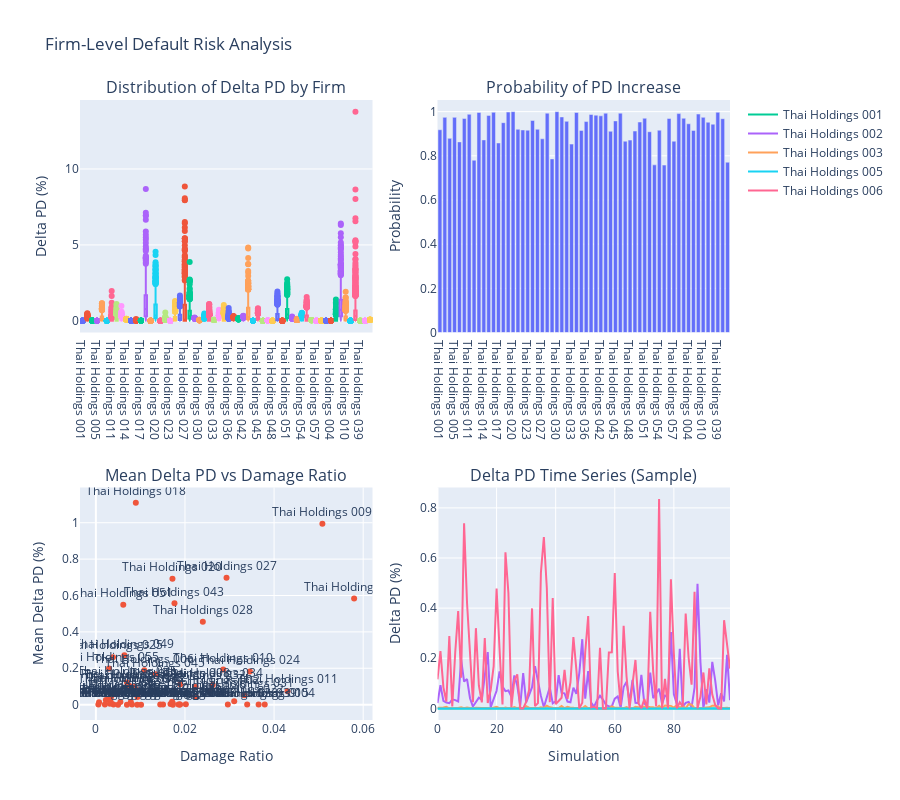

Notebook code for this chart:
### Code cell
# Analyze results
summary_df = analyze_firm_default_risk(firm_pds, firm_names, summary)

### Figure 1 — Plotly figure (JSON) as saved in the notebook; plotly's stock layout.template omitted (floating-point values rounded to 4 significant figures; data arrays with more than 128 entries replaced by an {"elided": "..."} marker saying what was removed)
{"data": [{"name": "Thai Holdings 001", "showlegend": false, "type": "box", "xaxis": "x", "y": {"elided": "1000 float values"}, "yaxis": "y"}, {"name": "Thai Holdings 002", "showlegend": false, "type": "box", "xaxis": "x", "y": {"elided": "1000 float values"}, "yaxis": "y"}, {"name": "Thai Holdings 003", "showlegend": false, "type": "box", "xaxis": "x", "y": {"elided": "1000 float values"}, "yaxis": "y"}, {"name": "Thai Holdings 005", "showlegend": false, "type": "box", "xaxis": "x", "y": {"elided": "1000 float values"}, "yaxis": "y"}, {"name": "Thai Holdings 006", "showlegend": false, "type": "box", "xaxis": "x", "y": {"elided": "1000 float values"}, "yaxis": "y"}, {"name": "Thai Holdings 007", "showlegend": false, "type": "box", "xaxis": "x", "y": {"elided": "1000 float values"}, "yaxis": "y"}, {"name": "Thai Holdings 011", "showlegend": false, "type": "box", "xaxis": "x", "y": {"elided": "1000 float values"}, "yaxis": "y"}, {"name": "Thai Holdings 012", "showlegend": false, "type": "box", "xaxis": "x", "y": {"elided": "1000 float values"}, "yaxis": "y"}, {"name": "Thai Holdings 013", "showlegend": false, "type": "box", "xaxis": "x", "y": {"elided": "1000 float values"}, "yaxis": "y"}, {"name": "Thai Holdings 014", "showlegend": false, "type": "box", "xaxis": "x", "y": {"elided": "1000 float values"}, "yaxis": "y"}, {"name": "Thai Holdings 015", "showlegend": false, "type": "box", "xaxis": "x", "y": {"elided": "1000 float values"}, "yaxis": "y"}, {"name": "Thai Holdings 016", "showlegend": false, "type": "box", "xaxis": "x", "y": {"elided": "1000 float values"}, "yaxis": "y"}, {"name": "Thai Holdings 017", "showlegend": false, "type": "box", "xaxis": "x", "y": {"elided": "1000 float values"}, "yaxis": "y"}, {"name": "Thai Holdings 018", "showlegend": false, "type": "box", "xaxis": "x", "y": {"elided": "1000 float values"}, "yaxis": "y"}, {"name": "Thai Holdings 019", "showlegend": false, "type": "box", "xaxis": "x", "y": {"elided": "1000 float values"}, "yaxis": "y"}, {"name": "Thai Holdings 020", "showlegend": false, "type": "box", "xaxis": "x", "y": {"elided": "1000 float values"}, "yaxis": "y"}, {"name": "Thai Holdings 021", "showlegend": false, "type": "box", "xaxis": "x", "y": {"elided": "1000 float values"}, "yaxis": "y"}, {"name": "Thai Holdings 022", "showlegend": false, "type": "box", "xaxis": "x", "y": {"elided": "1000 float values"}, "yaxis": "y"}, {"name": "Thai Holdings 023", "showlegend": false, "type": "box", "xaxis": "x", "y": {"elided": "1000 float values"}, "yaxis": "y"}, {"name": "Thai Holdings 024", "showlegend": false, "type": "box", "xaxis": "x", "y": {"elided": "1000 float values"}, "yaxis": "y"}, {"name": "Thai Holdings 025", "showlegend": false, "type": "box", "xaxis": "x", "y": {"elided": "1000 float values"}, "yaxis": "y"}, {"name": "Thai Holdings 027", "showlegend": false, "type": "box", "xaxis": "x", "y": {"elided": "1000 float values"}, "yaxis": "y"}, {"name": "Thai Holdings 028", "showlegend": false, "type": "box", "xaxis": "x", "y": {"elided": "1000 float values"}, "yaxis": "y"}, {"name": "Thai Holdings 029", "showlegend": false, "type": "box", "xaxis": "x", "y": {"elided": "1000 float values"}, "yaxis": "y"}, {"name": "Thai Holdings 030", "showlegend": false, "type": "box", "xaxis": "x", "y": {"elided": "1000 float values"}, "yaxis": "y"}, {"name": "Thai Holdings 031", "showlegend": false, "type": "box", "xaxis": "x", "y": {"elided": "1000 float values"}, "yaxis": "y"}, {"name": "Thai Holdings 032", "showlegend": false, "type": "box", "xaxis": "x", "y": {"elided": "1000 float values"}, "yaxis": "y"}, {"name": "Thai Holdings 033", "showlegend": false, "type": "box", "xaxis": "x", "y": {"elided": "1000 float values"}, "yaxis": "y"}, {"name": "Thai Holdings 034", "showlegend": false, "type": "box", "xaxis": "x", "y": {"elided": "1000 float values"}, "yaxis": "y"}, {"name": "Thai Holdings 035", "showlegend": false, "type": "box", "xaxis": "x", "y": {"elided": "1000 float values"}, "yaxis": "y"}, {"name": "Thai Holdings 036", "showlegend": false, "type": "box", "xaxis": "x", "y": {"elided": "1000 float values"}, "yaxis": "y"}, {"name": "Thai Holdings 037", "showlegend": false, "type": "box", "xaxis": "x", "y": {"elided": "1000 float values"}, "yaxis": "y"}, {"name": "Thai Holdings 041", "showlegend": false, "type": "box", "xaxis": "x", "y": {"elided": "1000 float values"}, "yaxis": "y"}, {"name": "Thai Holdings 042", "showlegend": false, "type": "box", "xaxis": "x", "y": {"elided": "1000 float values"}, "yaxis": "y"}, {"name": "Thai Holdings 043", "showlegend": false, "type": "box", "xaxis": "x", "y": {"elided": "1000 float values"}, "yaxis": "y"}, {"name": "Thai Holdings 044", "showlegend": false, "type": "box", "xaxis": "x", "y": {"elided": "1000 float values"}, "yaxis": "y"}, {"name": "Thai Holdings 045", "showlegend": false, "type": "box", "xaxis": "x", "y": {"elided": "1000 float values"}, "yaxis": "y"}, {"name": "Thai Holdings 046", "showlegend": false, "type": "box", "xaxis": "x", "y": {"elided": "1000 float values"}, "yaxis": "y"}, {"name": "Thai Holdings 047", "showlegend": false, "type": "box", "xaxis": "x", "y": {"elided": "1000 float values"}, "yaxis": "y"}, {"name": "Thai Holdings 048", "showlegend": false, "type": "box", "xaxis": "x", "y": {"elided": "1000 float values"}, "yaxis": "y"}, {"name": "Thai Holdings 049", "showlegend": false, "type": "box", "xaxis": "x", "y": {"elided": "1000 float values"}, "yaxis": "y"}, {"name": "Thai Holdings 050", "showlegend": false, "type": "box", "xaxis": "x", "y": {"elided": "1000 float values"}, "yaxis": "y"}, {"name": "Thai Holdings 051", "showlegend": false, "type": "box", "xaxis": "x", "y": {"elided": "1000 float values"}, "yaxis": "y"}, {"name": "Thai Holdings 052", "showlegend": false, "type": "box", "xaxis": "x", "y": {"elided": "1000 float values"}, "yaxis": "y"}, {"name": "Thai Holdings 053", "showlegend": false, "type": "box", "xaxis": "x", "y": {"elided": "1000 float values"}, "yaxis": "y"}, {"name": "Thai Holdings 054", "showlegend": false, "type": "box", "xaxis": "x", "y": {"elided": "1000 float values"}, "yaxis": "y"}, {"name": "Thai Holdings 055", "showlegend": false, "type": "box", "xaxis": "x", "y": {"elided": "1000 float values"}, "yaxis": "y"}, {"name": "Thai Holdings 056", "showlegend": false, "type": "box", "xaxis": "x", "y": {"elided": "1000 float values"}, "yaxis": "y"}, {"name": "Thai Holdings 057", "showlegend": false, "type": "box", "xaxis": "x", "y": {"elided": "1000 float values"}, "yaxis": "y"}, {"name": "Thai Holdings 058", "showlegend": false, "type": "box", "xaxis": "x", "y": {"elided": "1000 float values"}, "yaxis": "y"}, {"name": "Thai Holdings 059", "showlegend": false, "type": "box", "xaxis": "x", "y": {"elided": "1000 float values"}, "yaxis": "y"}, {"name": "Thai Holdings 004", "showlegend": false, "type": "box", "xaxis": "x", "y": {"elided": "1000 float values"}, "yaxis": "y"}, {"name": "Thai Holdings 008", "showlegend": false, "type": "box", "xaxis": "x", "y": {"elided": "1000 float values"}, "yaxis": "y"}, {"name": "Thai Holdings 009", "showlegend": false, "type": "box", "xaxis": "x", "y": {"elided": "1000 float values"}, "yaxis": "y"}, {"name": "Thai Holdings 010", "showlegend": false, "type": "box", "xaxis": "x", "y": {"elided": "1000 float values"}, "yaxis": "y"}, {"name": "Thai Holdings 026", "showlegend": false, "type": "box", "xaxis": "x", "y": {"elided": "1000 float values"}, "yaxis": "y"}, {"name": "Thai Holdings 038", "showlegend": false, "type": "box", "xaxis": "x", "y": {"elided": "1000 float values"}, "yaxis": "y"}, {"name": "Thai Holdings 039", "showlegend": false, "type": "box", "xaxis": "x", "y": {"elided": "1000 float values"}, "yaxis": "y"}, {"name": "Thai Holdings 040", "showlegend": false, "type": "box", "xaxis": "x", "y": {"elided": "1000 float values"}, "yaxis": "y"}, {"name": "Thai Holdings 060", "showlegend": false, "type": "box", "xaxis": "x", "y": {"elided": "1000 float values"}, "yaxis": "y"}, {"showlegend": false, "type": "bar", "x": ["Thai Holdings 001", "Thai Holdings 002", "Thai Holdings 003", "Thai Holdings 005", "Thai Holdings 006", "Thai Holdings 007", "Thai Holdings 011", "Thai Holdings 012", "Thai Holdings 013", "Thai Holdings 014", "Thai Holdings 015", "Thai Holdings 016", "Thai Holdings 017", "Thai Holdings 018", "Thai Holdings 019", "Thai Holdings 020", "Thai Holdings 021", "Thai Holdings 022", "Thai Holdings 023", "Thai Holdings 024", "Thai Holdings 025", "Thai Holdings 027", "Thai Holdings 028", "Thai Holdings 029", "Thai Holdings 030", "Thai Holdings 031", "Thai Holdings 032", "Thai Holdings 033", "Thai Holdings 034", "Thai Holdings 035", "Thai Holdings 036", "Thai Holdings 037", "Thai Holdings 041", "Thai Holdings 042", "Thai Holdings 043", "Thai Holdings 044", "Thai Holdings 045", "Thai Holdings 046", "Thai Holdings 047", "Thai Holdings 048", "Thai Holdings 049", "Thai Holdings 050", "Thai Holdings 051", "Thai Holdings 052", "Thai Holdings 053", "Thai Holdings 054", "Thai Holdings 055", "Thai Holdings 056", "Thai Holdings 057", "Thai Holdings 058", "Thai Holdings 059", "Thai Holdings 004", "Thai Holdings 008", "Thai Holdings 009", "Thai Holdings 010", "Thai Holdings 026", "Thai Holdings 038", "Thai Holdings 039", "Thai Holdings 040", "Thai Holdings 060"], "xaxis": "x2", "y": [0.918, 0.974, 0.879, 0.974, 0.863, 0.969, 0.988, 0.78, 0.996, 0.872, 0.983, 0.997, 0.858, 0.95, 0.998, 1, 0.92, 0.917, 0.916, 0.96, 0.92, 0.877, 0.993, 0.786, 1, 0.976, 0.956, 0.853, 0.996, 0.915, 0.955, 0.987, 0.984, 0.981, 0.993, 0.911, 0.958, 0.993, 0.866, 0.871, 0.912, 0.953, 0.97, 0.909, 0.759, 0.916, 0.758, 0.969, 0.866, 0.991, 0.97, 0.945, 0.915, 0.989, 0.974, 0.952, 0.943, 0.997, 0.968, 0.771], "yaxis": "y2"}, {"mode": "markers+text", "showlegend": false, "text": ["Thai Holdings 001", "Thai Holdings 002", "Thai Holdings 003", "Thai Holdings 005", "Thai Holdings 006", "Thai Holdings 007", "Thai Holdings 011", "Thai Holdings 012", "Thai Holdings 013", "Thai Holdings 014", "Thai Holdings 015", "Thai Holdings 016", "Thai Holdings 017", "Thai Holdings 018", "Thai Holdings 019", "Thai Holdings 020", "Thai Holdings 021", "Thai Holdings 022", "Thai Holdings 023", "Thai Holdings 024", "Thai Holdings 025", "Thai Holdings 027", "Thai Holdings 028", "Thai Holdings 029", "Thai Holdings 030", "Thai Holdings 031", "Thai Holdings 032", "Thai Holdings 033", "Thai Holdings 034", "Thai Holdings 035", "Thai Holdings 036", "Thai Holdings 037", "Thai Holdings 041", "Thai Holdings 042", "Thai Holdings 043", "Thai Holdings 044", "Thai Holdings 045", "Thai Holdings 046", "Thai Holdings 047", "Thai Holdings 048", "Thai Holdings 049", "Thai Holdings 050", "Thai Holdings 051", "Thai Holdings 052", "Thai Holdings 053", "Thai Holdings 054", "Thai Holdings 055", "Thai Holdings 056", "Thai Holdings 057", "Thai Holdings 058", "Thai Holdings 059", "Thai Holdings 004", "Thai Holdings 008", "Thai Holdings 009", "Thai Holdings 010", "Thai Holdings 026", "Thai Holdings 038", "Thai Holdings 039", "Thai Holdings 040", "Thai Holdings 060"], "textposition": "top center", "type": "scatter", "x": [0.004982, 0.02561, 0.01675, 0.01728, 0.01087, 0.003959, 0.04301, 0.007496, 0.008441, 0.002247, 0.03653, 0.01727, 0.02019, 0.008967, 0.01508, 0.01719, 0.0005621, 0.03105, 0.02962, 0.03455, 0.003835, 0.02932, 0.02401, 0.003399, 0.0171, 0.03335, 0.02237, 0.003358, 0.02622, 0.006977, 0.02246, 0.007239, 0.002814, 0.009009, 0.01764, 0.006976, 0.01338, 0.01014, 0.003153, 0.009289, 0.006391, 0.002019, 0.006151, 0.009356, 0.0007103, 0.008656, 0.00295, 0.007847, 0.008116, 0.01445, 0.01883, 0.0379, 0.01897, 0.05084, 0.02858, 0.0189, 0.05796, 0.03396, 0.01855, 0.005503], "xaxis": "x3", "y": [7.098e-18, 0.07097, 0.003512, 4.487e-21, 0.1887, 0.000168, 0.07411, 0.1044, 0.08446, 0.02545, 7.032e-08, 0.00806, 0.002052, 1.109, 0.001354, 0.6923, 3.029e-10, 0.01867, 2.068e-06, 0.1816, 0.2608, 0.6972, 0.4561, 0.04249, 0.01554, 0.05168, 0.09693, 0.01359, 0.1082, 0.1212, 0.04241, 0.07445, 0.02963, 0.08129, 0.5572, 4.256e-18, 0.1669, 2.251e-21, 0.005223, 2.074e-21, 0.2713, 4.049e-05, 0.5486, 0.04145, 0.01312, 0.09716, 0.1985, 0.01485, 1.496e-05, 1.948e-05, 0.0002955, 0.000145, 0.1113, 0.9938, 0.193, 0.0003712, 0.5837, 0.0001055, 0.0003093, 0.01389], "yaxis": "y3"}, {"mode": "lines", "name": "Thai Holdings 001", "type": "scatter", "x": [0, 1, 2, 3, 4, 5, 6, 7, 8, 9, 10, 11, 12, 13, 14, 15, 16, 17, 18, 19, 20, 21, 22, 23, 24, 25, 26, 27, 28, 29, 30, 31, 32, 33, 34, 35, 36, 37, 38, 39, 40, 41, 42, 43, 44, 45, 46, 47, 48, 49, 50, 51, 52, 53, 54, 55, 56, 57, 58, 59, 60, 61, 62, 63, 64, 65, 66, 67, 68, 69, 70, 71, 72, 73, 74, 75, 76, 77, 78, 79, 80, 81, 82, 83, 84, 85, 86, 87, 88, 89, 90, 91, 92, 93, 94, 95, 96, 97, 98, 99], "xaxis": "x4", "y": [1.619e-17, 2.77e-20, 1.6e-18, 2.259e-17, 1.931e-18, 1.083e-18, 1.423e-17, 9.033e-18, 0.0, 1.993e-17, 3.413e-18, 1.315e-17, 5.029e-17, 4.933e-17, 3.196e-18, 8.029e-20, 9.555e-19, 1.93e-18, 0.0, 5.059e-18, 0.0, 1.595e-18, 1.336e-17, 4.253e-18, 8.963e-18, 2.952e-17, 3.053e-18, 9.055e-19, 2.697e-17, 2.246e-17, 1.261e-17, 1.209e-17, 1.705e-18, 5.9e-19, 5.398e-20, 3.459e-18, 4.396e-20, 9.524e-18, 2.03e-18, 3.861e-18, 2.304e-17, 2.609e-18, 1.781e-17, 4.293e-18, 1.925e-18, 5.59e-18, 1.054e-18, 1.421e-17, 0.0, 3.251e-17, 2.133e-18, 0.0, 2.376e-17, 2.324e-17, 0.0, 2.632e-20, 2.649e-18, 1.149e-17, 2.287e-18, 0.0, 2.361e-17, 2.131e-18, 3.797e-19, 7.711e-18, 1.633e-18, 9.597e-18, 6.112e-18, 1.52e-18, 8.818e-18, 4.45e-19, 4.915e-18, 9.541e-18, 2.013e-18, 1.726e-17, 3.293e-17, 3.863e-18, 7.472e-19, 1.299e-17, 1.134e-17, 0.0, 2.764e-18, 5.436e-18, 2.397e-18, 1.084e-17, 2.703e-18, 1.088e-17, 9.397e-18, 2.167e-17, 2.088e-18, 1.455e-18, 3.55e-18, 1.038e-17, 1.883e-18, 6.849e-18, 5.576e-18, 2.319e-18, 3.369e-18, 7.652e-18, 2.547e-17, 0.0], "yaxis": "y4"}, {"mode": "lines", "name": "Thai Holdings 002", "type": "scatter", "x": [0, 1, 2, 3, 4, 5, 6, 7, 8, 9, 10, 11, 12, 13, 14, 15, 16, 17, 18, 19, 20, 21, 22, 23, 24, 25, 26, 27, 28, 29, 30, 31, 32, 33, 34, 35, 36, 37, 38, 39, 40, 41, 42, 43, 44, 45, 46, 47, 48, 49, 50, 51, 52, 53, 54, 55, 56, 57, 58, 59, 60, 61, 62, 63, 64, 65, 66, 67, 68, 69, 70, 71, 72, 73, 74, 75, 76, 77, 78, 79, 80, 81, 82, 83, 84, 85, 86, 87, 88, 89, 90, 91, 92, 93, 94, 95, 96, 97, 98, 99], "xaxis": "x4", "y": [0.02126, 0.09289, 0.03013, 0.02327, 0.02051, 0.03611, 0.03305, 0.02766, 0.1949, 0.1068, 0.1169, 0.04033, 0.007219, 0.02506, 0.04305, 0.03474, 0.1237, 0.2246, 0.003674, 0.03847, 0.07028, 0.1476, 0.0867, 0.06883, 0.07138, 0.0474, 0.1313, 0.09048, 0.01106, 0.1404, 0.02361, 0.053, 0.08474, 0.1684, 0.1035, 0.04984, 0.004544, 0.0441, 0.08382, 0.02044, 0.02831, 0.1327, 0.06166, 0.06008, 0.02713, 0.0241, 0.08256, 0.05827, 0.1418, 0.276, 0.03897, 0.1484, 0.023, 0.006634, 0.03224, 0.05028, 0.03497, 0.01426, 0.00781, 0.007921, 0.03896, 0.04798, 0.002837, 0.08514, 0.1064, 0.02375, 0.1142, 0.02247, 0.02125, 0.1339, 0.01972, 0.009969, 0.143, 0.04091, 0.05784, 0.07859, 0.01903, 0.05137, 0.04769, 0.3046, 0.05603, 0.01782, 0.2378, 0.006419, 0.02216, 0.02544, 0.00416, 0.08242, 0.4974, 0.1841, 0.0, 0.07687, 0.02321, 0.1853, 0.1105, 0.01191, 0.06032, 0.02792, 0.2139, 0.03223], "yaxis": "y4"}, {"mode": "lines", "name": "Thai Holdings 003", "type": "scatter", "x": [0, 1, 2, 3, 4, 5, 6, 7, 8, 9, 10, 11, 12, 13, 14, 15, 16, 17, 18, 19, 20, 21, 22, 23, 24, 25, 26, 27, 28, 29, 30, 31, 32, 33, 34, 35, 36, 37, 38, 39, 40, 41, 42, 43, 44, 45, 46, 47, 48, 49, 50, 51, 52, 53, 54, 55, 56, 57, 58, 59, 60, 61, 62, 63, 64, 65, 66, 67, 68, 69, 70, 71, 72, 73, 74, 75, 76, 77, 78, 79, 80, 81, 82, 83, 84, 85, 86, 87, 88, 89, 90, 91, 92, 93, 94, 95, 96, 97, 98, 99], "xaxis": "x4", "y": [0.002598, 0.002462, 0.003807, 0.006341, 0.00033, 0.0006175, 0.0, 0.00136, 0.004209, 0.0004982, 0.00386, 0.0009823, 0.0, 0.002522, 0.001331, 0.001985, 0.001393, 0.000686, 0.0, 0.002231, 0.006237, 0.001124, 0.0, 0.00311, 0.0002194, 0.001153, 0.005404, 0.001217, 0.003268, 0.0004617, 0.008433, 0.002606, 0.00209, 0.001944, 0.0008834, 0.004732, 0.001985, 0.01076, 0.00432, 0.002432, 0.002209, 0.0008474, 0.009144, 0.0006508, 0.006028, 0.002291, 0.002, 0.0, 0.003203, 0.0, 0.009307, 0.0006248, 0.001849, 0.0, 0.0003476, 0.0, 0.0, 0.002484, 0.0, 0.007693, 0.002926, 0.002082, 0.0003357, 0.000284, 0.004941, 0.0, 0.0, 0.006142, 0.004391, 0.006711, 0.006427, 0.00739, 0.004257, 0.004245, 0.0004281, 0.01002, 0.0001038, 0.01141, 0.01211, 0.01002, 0.0035, 0.01339, 0.00245, 0.01077, 0.0005276, 0.01723, 0.01472, 0.0008832, 0.0, 0.002204, 0.001635, 0.003275, 0.004427, 0.01082, 0.01109, 0.007063, 0.0, 0.001178, 0.002489, 0.0], "yaxis": "y4"}, {"mode": "lines", "name": "Thai Holdings 005", "type": "scatter", "x": [0, 1, 2, 3, 4, 5, 6, 7, 8, 9, 10, 11, 12, 13, 14, 15, 16, 17, 18, 19, 20, 21, 22, 23, 24, 25, 26, 27, 28, 29, 30, 31, 32, 33, 34, 35, 36, 37, 38, 39, 40, 41, 42, 43, 44, 45, 46, 47, 48, 49, 50, 51, 52, 53, 54, 55, 56, 57, 58, 59, 60, 61, 62, 63, 64, 65, 66, 67, 68, 69, 70, 71, 72, 73, 74, 75, 76, 77, 78, 79, 80, 81, 82, 83, 84, 85, 86, 87, 88, 89, 90, 91, 92, 93, 94, 95, 96, 97, 98, 99], "xaxis": "x4", "y": [2.954e-21, 3.711e-22, 2.237e-21, 7.689e-22, 1.181e-21, 1.699e-22, 3.663e-20, 1.057e-20, 1.163e-20, 3.859e-21, 1.026e-20, 1.211e-20, 7.919e-21, 1.616e-22, 1.173e-21, 2.258e-22, 1.003e-22, 1.786e-21, 2.751e-22, 4.322e-21, 2.138e-22, 5.04e-21, 9.118e-22, 1.25e-21, 4.552e-21, 5.18e-21, 1.904e-21, 5.275e-21, 2.232e-21, 1.033e-20, 1.037e-20, 1.039e-21, 0.0, 5.622e-24, 2.722e-21, 1.684e-20, 2.406e-21, 3.936e-24, 3.269e-21, 3.117e-21, 1.087e-20, 4.435e-21, 4.16e-23, 1.372e-21, 3.185e-21, 3.476e-21, 3.601e-21, 2.092e-21, 1.76e-22, 2.027e-22, 7.655e-22, 3.323e-21, 5.412e-21, 2.036e-20, 4.65e-21, 1.715e-20, 9.125e-21, 1.256e-22, 3.409e-22, 8.221e-21, 0.0, 9.679e-21, 4.452e-21, 1.784e-21, 6.599e-22, 1.796e-20, 5.458e-22, 1.978e-21, 5.431e-21, 2.684e-20, 2.372e-21, 2.104e-21, 0.0, 4.831e-21, 1.295e-23, 5.203e-22, 0.0, 1.887e-21, 1.875e-22, 1.224e-21, 2.83e-22, 0.0, 1.407e-21, 7.248e-21, 1.568e-22, 2.285e-21, 1.794e-20, 5.603e-23, 2.878e-21, 2.043e-21, 1.452e-20, 6.814e-21, 2.306e-20, 1.214e-22, 1.766e-21, 2.134e-21, 3.1e-22, 1.886e-22, 1.168e-23, 2.826e-22], "yaxis": "y4"}, {"mode": "lines", "name": "Thai Holdings 006", "type": "scatter", "x": [0, 1, 2, 3, 4, 5, 6, 7, 8, 9, 10, 11, 12, 13, 14, 15, 16, 17, 18, 19, 20, 21, 22, 23, 24, 25, 26, 27, 28, 29, 30, 31, 32, 33, 34, 35, 36, 37, 38, 39, 40, 41, 42, 43, 44, 45, 46, 47, 48, 49, 50, 51, 52, 53, 54, 55, 56, 57, 58, 59, 60, 61, 62, 63, 64, 65, 66, 67, 68, 69, 70, 71, 72, 73, 74, 75, 76, 77, 78, 79, 80, 81, 82, 83, 84, 85, 86, 87, 88, 89, 90, 91, 92, 93, 94, 95, 96, 97, 98, 99], "xaxis": "x4", "y": [0.1159, 0.2285, 0.08388, 0.02745, 0.2885, 0.008135, 0.2238, 0.388, 0.1223, 0.7385, 0.4197, 0.2, 0.02457, 0.32, 0.09138, 0.02378, 0.2803, 0.02163, 0.07349, 0.1676, 0.4784, 0.2367, 0.01528, 0.6226, 0.4604, 0.005287, 0.1116, 0.1358, 0.0, 0.0, 0.02623, 0.07354, 0.3989, 0.008879, 0.02104, 0.5418, 0.6833, 0.4804, 0.02482, 0.4402, 0.01671, 0.02954, 0.04255, 0.1536, 0.0378, 0.1042, 0.2849, 0.1549, 0.0, 0.0227, 0.2238, 0.3688, 0.003553, 0.00686, 0.0, 0.2415, 0.0, 0.0, 0.2231, 0.2236, 0.5397, 0.1472, 0.01274, 0.3293, 0.1252, 0.0, 0.09581, 0.1931, 0.02088, 0.0, 0.03763, 0.0, 0.3854, 0.1475, 0.00785, 0.835, 0.0, 0.1179, 0.0, 0.5153, 0.2196, 0.0, 0.02424, 0.007211, 0.3787, 0.2011, 0.09428, 0.4648, 0.0, 0.04693, 0.1432, 0.01597, 0.1594, 0.05504, 0.01365, 0.0, 0.0, 0.3519, 0.2551, 0.1589], "yaxis": "y4"}], "layout": {"annotations": [{"font": {"size": 16}, "showarrow": false, "text": "Distribution of Delta PD by Firm", "x": 0.225, "xanchor": "center", "xref": "paper", "y": 1, "yanchor": "bottom", "yref": "paper"}, {"font": {"size": 16}, "showarrow": false, "text": "Probability of PD Increase", "x": 0.775, "xanchor": "center", "xref": "paper", "y": 1, "yanchor": "bottom", "yref": "paper"}, {"font": {"size": 16}, "showarrow": false, "text": "Mean Delta PD vs Damage Ratio", "x": 0.225, "xanchor": "center", "xref": "paper", "y": 0.375, "yanchor": "bottom", "yref": "paper"}, {"font": {"size": 16}, "showarrow": false, "text": "Delta PD Time Series (Sample)", "x": 0.775, "xanchor": "center", "xref": "paper", "y": 0.375, "yanchor": "bottom", "yref": "paper"}], "height": 800, "title": {"text": "Firm-Level Default Risk Analysis"}, "xaxis": {"anchor": "y", "domain": [0, 0.45]}, "xaxis2": {"anchor": "y2", "domain": [0.55, 1]}, "xaxis3": {"anchor": "y3", "domain": [0, 0.45], "title": {"text": "Damage Ratio"}}, "xaxis4": {"anchor": "y4", "domain": [0.55, 1], "title": {"text": "Simulation"}}, "yaxis": {"anchor": "x", "domain": [0.625, 1], "title": {"text": "Delta PD (%)"}}, "yaxis2": {"anchor": "x2", "domain": [0.625, 1], "title": {"text": "Probability"}}, "yaxis3": {"anchor": "x3", "domain": [0, 0.375], "title": {"text": "Mean Delta PD (%)"}}, "yaxis4": {"anchor": "x4", "domain": [0, 0.375], "title": {"text": "Delta PD (%)"}}}}
